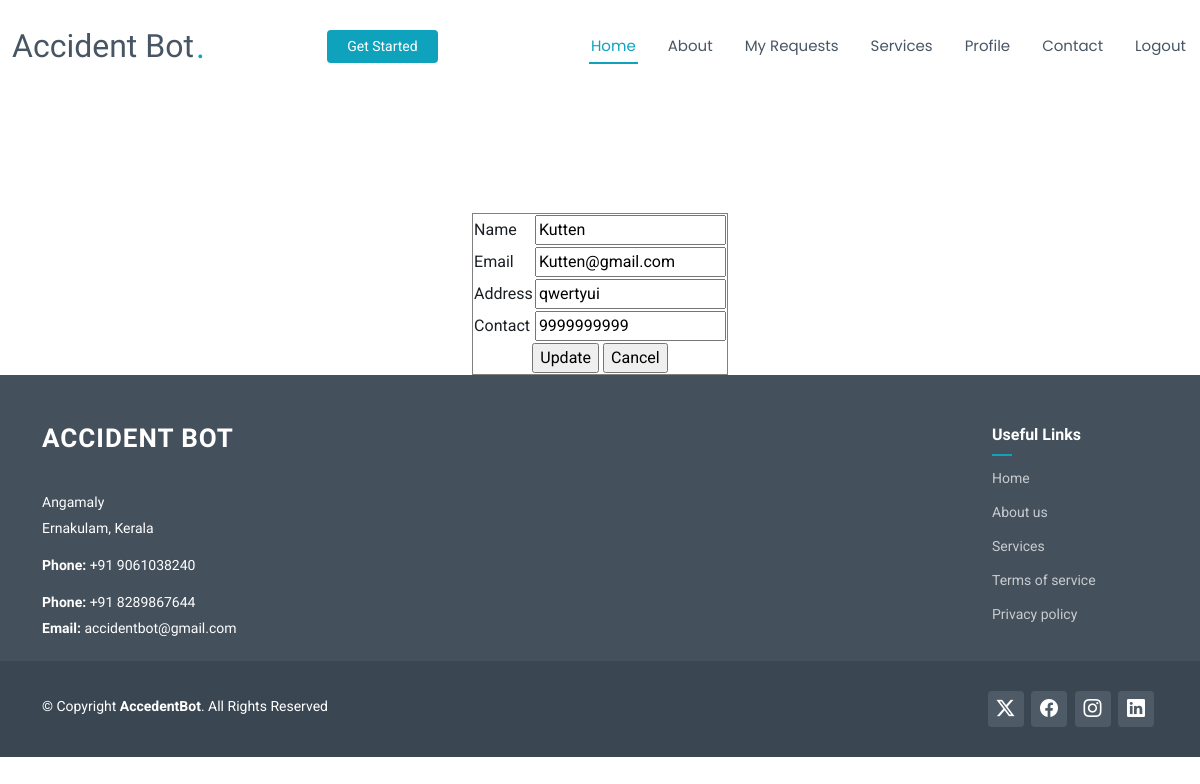
Page /User/editprofile/ (signed in) on the committed database.
### Guest/models.py (models this page shows)
class tbl_user(models.Model):
    user_name=models.CharField(max_length=30)
    user_email=models.CharField(max_length=30)
    user_contact=models.CharField(max_length=30)
    user_address=models.CharField(max_length=50)
    user_photo=models.FileField(upload_to='Assets/Files/User/Photo/')
    user_password=models.CharField(max_length=30)
    place=models.ForeignKey(tbl_place,on_delete=models.CASCADE)

### User/views.py (the view)
# urls.py: path('editprofile/',views.editprofile,name="editprofile"),
def editprofile(request):
    data=tbl_user.objects.get(id=request.session['uid'])
    if request.method=='POST':
        data.user_name=request.POST.get('txt_name')
        data.user_email=request.POST.get('txt_email')
        data.user_address=request.POST.get('txt_address')
        data.user_contact=request.POST.get('txt_contact')
        data.save()
        return render(request, 'User/EditProfile.html',{'msg':"Profile Updated"})
    else:
        return render(request, 'User/EditProfile.html',{'dat':data})

### User/Templates/User/EditProfile.html (shortened to what this page needs)
{% extends 'User/Head.html' %}
{% block content %}
<!DOCTYPE html>
<html>
    <head>
    </head>
    <body>
        <form method="post">
        <table  border="1" align="center">
        <br>
        <br>
        <br>
        <br>
        <br>
        <tr>
         <td>Name</td>
         <td><input type="text" name="txt_name" placeholder="Enter the Name" value="{{dat.user_name}}"></td>
        </tr>
        <tr>
            <td>Email</td>
            <td><input type="email" name="txt_email" placeholder="Enter the Email" value="{{dat.user_email}}"></td>
        </tr>
        <tr>
            <td>Address</td>
            <td><input type="text" name="txt_address" id="txt_address" value="{{dat.user_address}}">
           </td>
        </tr>
        <tr>
            <td>Contact</td>
            <td><input type="number" name="txt_contact" placeholder="Enter the Number" value="{{dat.user_contact}}"></td>
        </tr>
   <tr>
    <td colspan="2" align="center">
        <input type="submit" name="btn_register" value="Update">
        <input type="reset" name="btn_reg" value="Cancel">
    </td>
   </tr>
    </table>
    </form>
</body>
</html>
{% endblock content %}

### Guest/static/User/assets/css/main.css (style rules this page uses)
:root { --default-font: "Roboto", system-ui, -apple-system, "Segoe UI", Roboto, "Helvetica Neue", Arial, "Noto Sans", "Liberation Sans", sans-serif, "Apple Color Emoji", "Segoe UI Emoji", "Segoe UI Symbol", "Noto Color Emoji"; --heading-font: "Source Sans Pro", sans-serif; --nav-font: "Poppins", sans-serif; }
:root { --background-color: #ffffff; --default-color: #1a1f24; --heading-color: #485664; --accent-color: #0ea2bd; --surface-color: #ffffff; --contrast-color: #ffffff; }
:root { --nav-color: #485664; --nav-hover-color: #0ea2bd; --nav-mobile-background-color: #ffffff; --nav-dropdown-background-color: #ffffff; --nav-dropdown-color: #485664; --nav-dropdown-hover-color: #0ea2bd; }
:root { scroll-behavior: smooth; }
body { color: var(--default-color); background-color: var(--background-color); font-family: var(--default-font); }

### rows in the picture
tbl_user: txt_name "Kutten", txt_email "Kutten@gmail.com", txt_address "qwertyui", txt_contact "9999999999"
